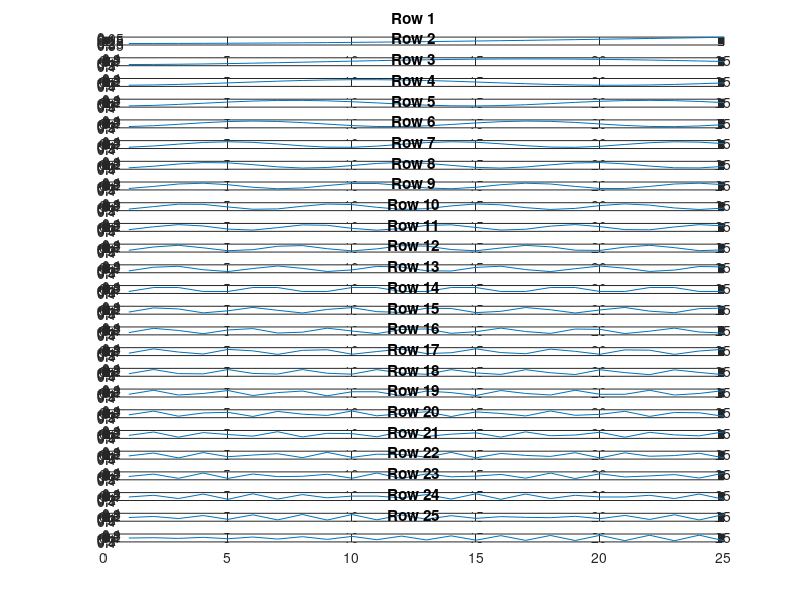

MATLAB code for this plot:
clearvars; clc; close all;

%Fill the matrix
N = 25;
A = zeros(N, N);
for k = 0:N-1
    A(k+1, 1:N) = sqrt(2/N)*cos(pi/N*(k+1/2)*((0:N-1)+1/2));
end

% Plot each row of the matrix
figure(1);
for i = 1:N
    subplot(N, 1, i);
    plot(A(i, :));
    title(['Row ', num2str(i)]);
end

tolerance = 1e-10;
%Checking the orthogonality of 5 chosen rows 
orth1 = dot(A(1,:), A(2,:)); %1st and 2nd row
orth2 = dot(A(4,:), A(7,:)); %4th and 7th row
orth3 = dot(A(10,:), A(15,:)); %10th and 15th row
orth4 = dot(A(18,:), A(20,:)); %18th and 20th row
orth5 = dot(A(22,:), A(25,:)); %22nd and 25th row
